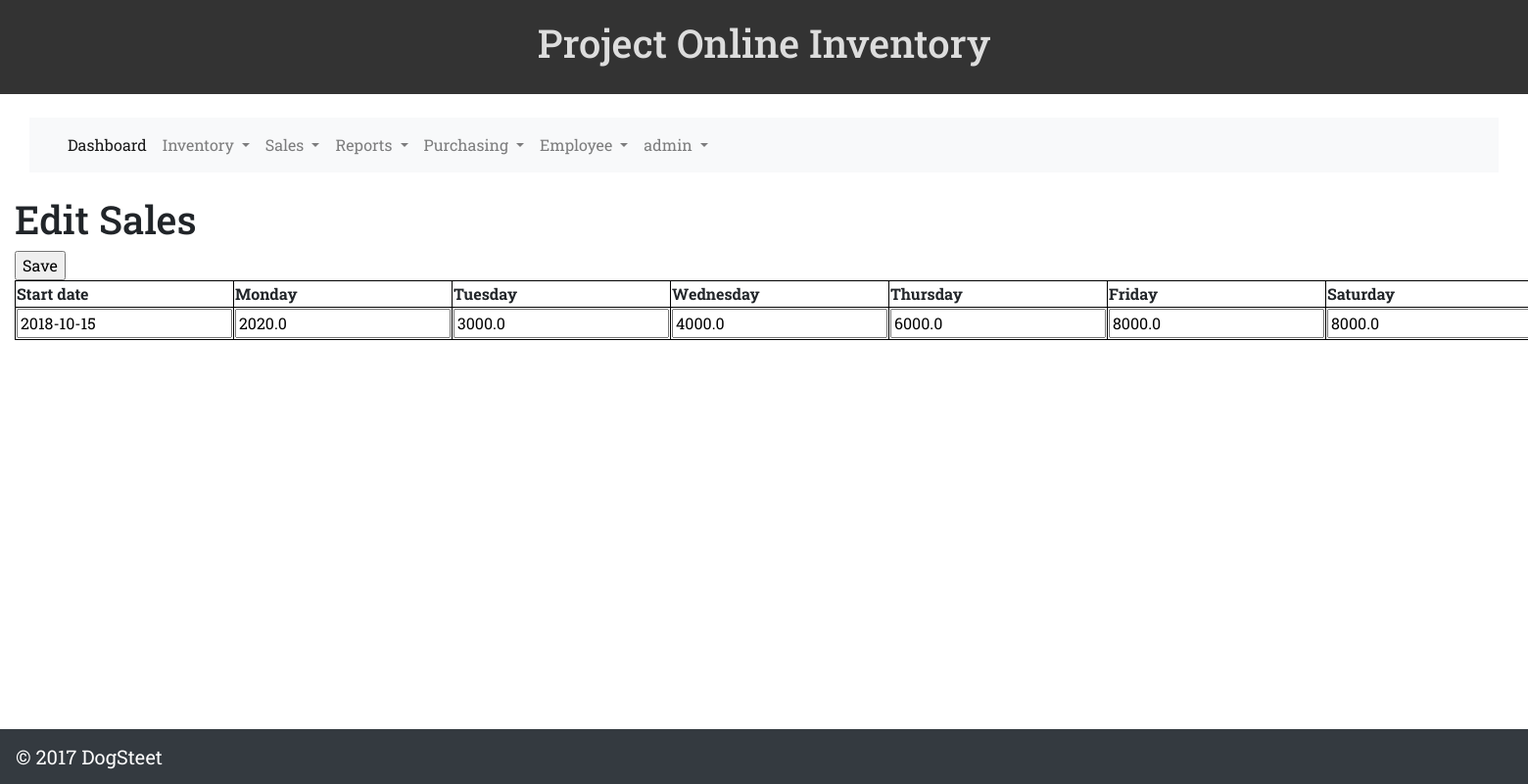
The page /edit-projected-sales/4 (signed in) on the database as committed earlier.
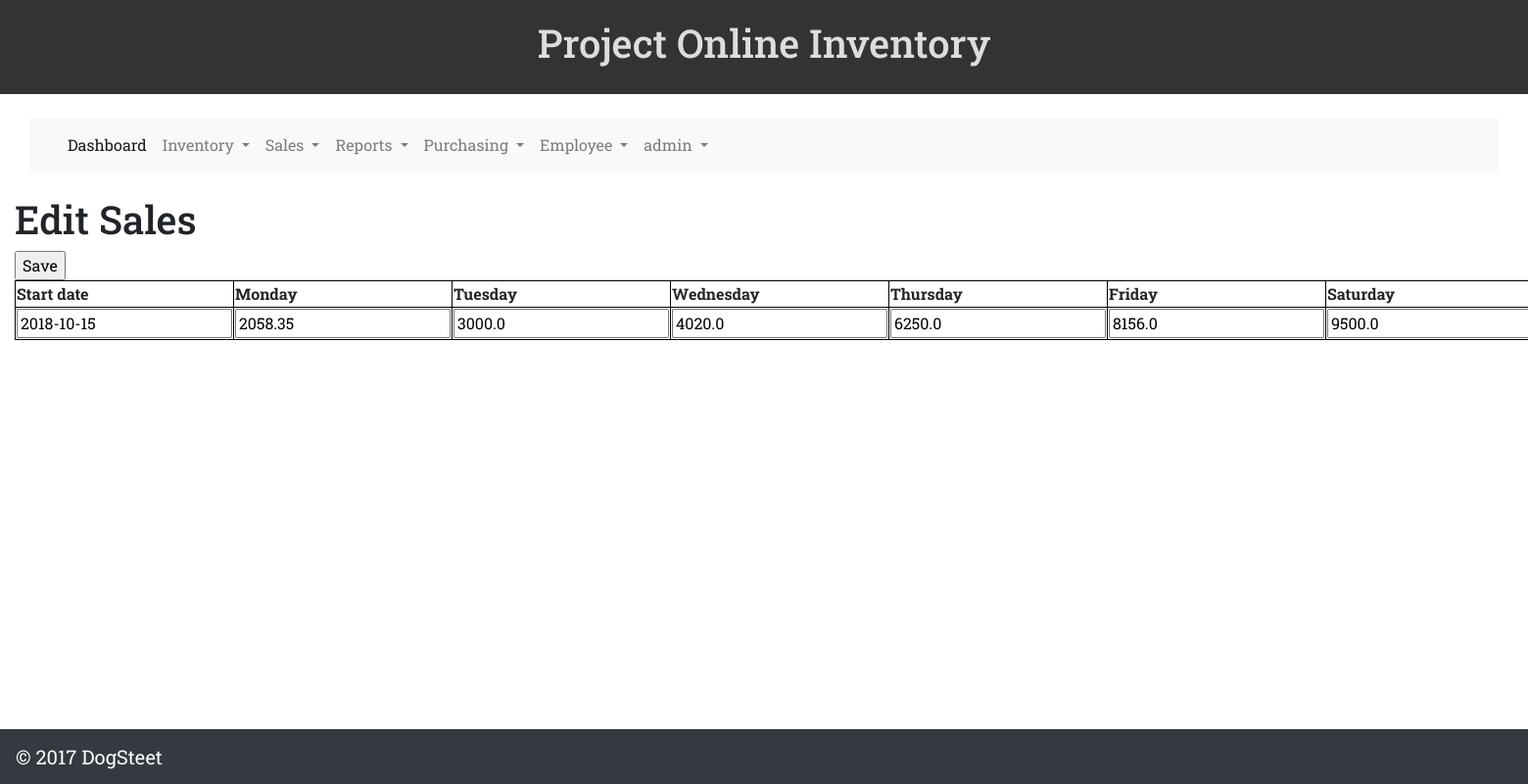
The same page on the database as committed later.
### user/models.py (models this page shows, shortened)
class ForcastedSalesProfile(models.Model):
    class Meta:
        verbose_name_plural = 'Forcasted Sales'
    date_start = models.DateField()
    date_end = models.DateField()
    monday = models.FloatField(default=0)
    tuesday = models.FloatField(default=0)
    wednesday = models.FloatField(default=0)
    thursday = models.FloatField(default=0)
    friday = models.FloatField(default=0)
    saturday = models.FloatField(default=0)
    sunday = models.FloatField(default=0)
    total = models.FloatField(default=0)

### user/views.py (the view)
# urls.py: path('edit-projected-sales/<id>', views.edit_projected_sales, name='edit-projected-sales')
@login_required
def edit_projected_sales(request, id=None):
    edit_sales_view = ForcastedSalesProfile.objects.all()
    instance = get_object_or_404(ForcastedSalesProfile, id=id)
    form = EditForcastForm(data=request.POST or None, instance=instance)
    if form.is_valid():
        instance = form.save(commit=False)
        instance.save()
        return redirect('/user/projected-sales')
    args = {
        'edit_sales_view': edit_sales_view,
        'instance': instance,
        'form': form,
    }
    return render(request, 'sales/edit_projected_sales.html', args)

### user/forms.py
class EditForcastForm(forms.ModelForm):
    class Meta:
        model = ForcastedSalesProfile
        fields = (
            'date_start',
            'monday',
            'tuesday',
            'wednesday',
            'thursday',
            'friday',
            'saturday',
            'sunday',
        )

### user/templates/sales/edit_projected_sales.html (shortened to what this page needs)
{% extends 'base/base.html' %}
{% load static %}
{% block body %}
<section class='container-fluid col-sm-3 col-xl-12'>
    <table width=100%>
      <h1> Edit Sales</h1>
  		<tbody>
  			<tr>
  				<th>Start date</th>
  				<th>Monday</th>
  				<th>Tuesday</th>
  				<th>Wednesday</th>
          <th>Thursday</th>
          <th>Friday</th>
          <th>Saturday</th>
  			</tr>
        <tr>
            <form method="post">{% csrf_token %}
  			  <td>{{ form.date_start }}</td>
  			  <td>{{ form.monday }}</td>
  			  <td>{{ form.tuesday }}</td>
  			  <td>{{ form.wednesday }}</td>
  			  <td>{{ form.thursday }}</td>
          <td>{{ form.friday }}</td>
          <td>{{ form.saturday }}</td>
        </tr>
        	<input type="submit" value="Save"></input>
  		</tbody>
  	</table>
</section>
{% endblock %}

### user/templates/base/base.html (shortened to what this page needs)
{% load static %}
{% block head %}
<!doctype html>
<html lang="en">
  <head>
    <link rel="stylesheet" href="https://maxcdn.bootstrapcdn.com/bootstrap/4.0.0-beta.3/css/bootstrap.min.css">
    <link rel="stylesheet" href="{% static 'user/css/resstyle.css' %}" type="text/css" />
{% endblock %}
  </head>
  <body>
{% block header %}
    <header class="container-fluid">
      <h1>Project Online Inventory</h1>
    </header>
{% endblock %}
{% if user.is_authenticated %}
{% block navbar %}
<navbar class="container-fluid">
<div class="container-fluid">
  <div class="navbar-wrapper">
    <div class="container-fluid">
        <nav class="navbar navbar-light bg-light navbar-expand-sm navbar-inverse">
          <div class="container-fluid">
              <div class="collapse navbar-collapse" id="navbar">
                <ul class="navbar-nav mr-auto">
                  <li class="nav-item active">
                    <a class="nav-link" href="dashboard">Dashboard<span class="sr-only">(current)</span></a>
                  </li>
                  <li class="nav-item dropdown">
                   <a class="nav-link dropdown-toggle"
                     href="#" id="navbarDropdown"
                     role="button"
                     data-toggle="dropdown"
                     aria-haspopup="true"
                     aria-expanded="false">
                    Inventory
                  </a>
                  <li class="nav-item dropdown">
                   <a class="nav-link dropdown-toggle"
                     href="#" id="navbarDropdown"
                     role="button"
                     data-toggle="dropdown"
                     aria-haspopup="true"
                     aria-expanded="false">
                    Sales
                  </a>
                  <li class="nav-item dropdown">
                  <a class="nav-link dropdown-toggle"
                     href="#" id="navbarDropdown"
                     role="button"
                     data-toggle="dropdown"
                     aria-haspopup="true"
                     aria-expanded="false">
                    Reports
                  </a>
                  <li class="nav-item dropdown">
                   <a class="nav-link dropdown-toggle"
                     href="#" id="navbarDropdown"
                     role="button"
                     data-toggle="dropdown"
                     aria-haspopup="true"
                     aria-expanded="false">
                    Purchasing
                  </a>
                  <li class="nav-item dropdown">
                   <a class="nav-link dropdown-toggle"
                     href="employee" id="navbarDropdown"
                     role="button"
                     data-toggle="dropdown"
                     aria-haspopup="true"
                     aria-expanded="false">
                    Employee
                  </a>
                  <li class="nav-item dropdown">
                  <a class="nav-link dropdown-toggle"
                     href="{{ user }}" id="navbarDropdown"
                     role="button"
                     data-toggle="dropdown"
                     aria-haspopup="true"
                     aria-expanded="false">
                    {{ user }}
                  </a>
                </li>
            </li>
          </li>
        </ul>
    </div>
</div>
</nav>
</div>
</div>
</div>
</navbar>
{% endblock %}
{% endif %}
    <div class="container-fluid">
    <div class="row">
{% block body %}{% endblock %}
     </div>
 </div>
{% block footer %}
    <footer class="navbar fixed-bottom navbar-dark bg-dark">
        <a class="navbar-brand" href="#">&copy 2017 DogSteet</a>
    </footer>
{% endblock %}
  </body>
</html>

### user/static/user/css/resstyle.css (style rules this page uses)
body { font-family: 'Roboto Slab', serif; }
header, footer { background-color: #333; color: #ddd; padding: 20px; text-align: center; }

### user/templates/sales/edit_projected_sales.html (style rules this page uses)
table, th, td { border: 1px solid black; }

Rows that differ between the two databases and show on the page:
changed ForcastedSalesProfile: monday "2020.0" → "2058.35"; wednesday "4000.0" → "4020.0"; thursday "6000.0" → "6250.0"; friday "8000.0" → "8156.0"; saturday "8000.0" → "9500.0"
